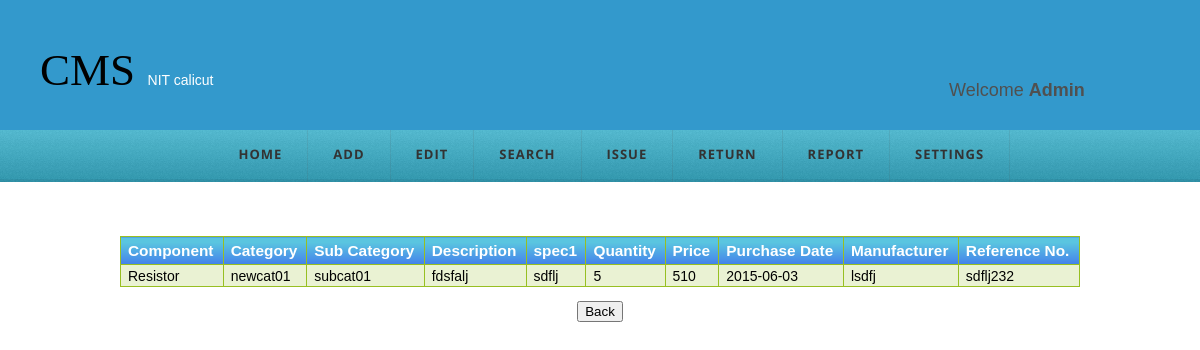
Page /issue_comp_details.php?id=1 (signed in) on the committed database.
### tables this page shows
CREATE TABLE IF NOT EXISTS `specification` (
  `id` int(10) NOT NULL,
  `category` varchar(50) NOT NULL,
  `f1` varchar(50) DEFAULT NULL,
  `f2` varchar(50) DEFAULT NULL,
  `f3` varchar(50) DEFAULT NULL,
  `f4` varchar(50) DEFAULT NULL,
  `f5` varchar(50) DEFAULT NULL,
  `f6` varchar(50) DEFAULT NULL,
  `f7` varchar(50) DEFAULT NULL,
  `f8` varchar(50) DEFAULT NULL,
  `f9` varchar(50) DEFAULT NULL,
  `f10` varchar(50) DEFAULT NULL,
  PRIMARY KEY (`id`),
  UNIQUE KEY `category` (`category`)
);

CREATE TABLE IF NOT EXISTS `consumable` (
  `id` int(10) NOT NULL,
  `type` varchar(30) NOT NULL,
  `category` varchar(30) DEFAULT NULL,
  `subcat` varchar(30) DEFAULT NULL,
  `description` varchar(100) DEFAULT NULL,
  `quantity` bigint(10) NOT NULL,
  `price` bigint(10) NOT NULL,
  `pdate` date NOT NULL,
  `edate` date NOT NULL,
  `billno` varchar(50) NOT NULL,
  `supplier` varchar(30) DEFAULT NULL,
  `manufacturer` varchar(30) NOT NULL,
  `refno` varchar(50) DEFAULT NULL,
  `alert` bigint(10) NOT NULL,
  `specid` int(10) NOT NULL,
  `cq` bigint(10) NOT NULL,
  `f1` varchar(50) DEFAULT NULL,
  `f2` varchar(50) DEFAULT NULL,
  `f3` varchar(50) DEFAULT NULL,
  `f4` varchar(50) DEFAULT NULL,
  `f5` varchar(50) DEFAULT NULL,
  `f6` varchar(50) DEFAULT NULL,
  `f7` varchar(50) DEFAULT NULL,
  `f8` varchar(50) DEFAULT NULL,
  `f9` varchar(50) DEFAULT NULL,
  `f10` varchar(50) DEFAULT NULL,
  PRIMARY KEY (`id`),
  KEY `specid` (`specid`)
);

### issue_comp_details.php (the view, shortened to what this page needs)
<html>
<head>
</head>
<body>
<form action="#">
<?php
	if($_SESSION['auth']=='Student')
		include 'student.php';
	else if($_SESSION['auth']=='Faculty')
		include 'faculty.php';
	else if($_SESSION['auth']=='Staff')
		include 'staff.php';
	else
		include 'admin.php';
	$id=$_GET["id"];
	$sql = "SELECT * FROM consumable WHERE id='$id'";
	$result = mysql_query($sql);
	$row = mysql_fetch_array($result);
	$specid=$row['specid'];
	$sql1="SELECT * FROM specification where id='$specid'";
	$result1=mysql_query($sql1);
	$row1=mysql_fetch_array($result1);
	echo "<br/><table border='1' align='center' id='edittab'><tr><th>Component</th>
	<th>Category</th><th>Sub Category</th><th>Description</th>";
	if(!empty($row1['f1']))
		echo "<th>".$row1['f1']."</th>";
	if($_SESSION['auth']=='Admin')
	{
		echo "</th><th>Quantity</th><th>Price</th><th>Purchase Date</th><th>Manufacturer</th>
		<th>Reference No.</th></tr>";
	echo "<tr class='alt'><td>".$row[1]."</td><td>".$row[2]."</td><td>".$row[3]."</td><td>".$row[4]."</td>";
		if(!empty($row1['f1']))
			echo "<td>".$row['f1']."</td>";
	echo "<td>".$row[5]."</td><td>".$row[6]."</td><td>".$row[7]."</td><td>".$row[11]."</td>
	<td>".$row[12]."</td></tr>";
	echo "</table>";
	}
	echo "<BR/><center/><button type='button' onclick='history.back();'>Back</button>";
?>
</form>
</body>
</html>

### css/style.css (style rules this page uses)
body { font-family:Arial, Helvetica, sans-serif;padding:0;font-size:12px;margin:0 auto;color:#757575; background-color:#FFFFFF; }

### issue_comp_details.php (style rules this page uses)
#edittab { font-family:"Trebuchet MS", Arial, Helvetica, sans-serif; width:80%; font-size:14px; border-collapse:collapse; }
#edittab td, #edittab th { font-size:1em; border:1px solid #98bf21; padding:3px 7px 2px 7px; }
#edittab th { font-size:1.1em; text-align:left; padding-top:5px; padding-bottom:4px; background-color:#4E9CE9; color:#ffffff; background-image: -webkit-gradient ( linear, left top, left bottom, color-stop(0.19, #5AC5E0), color-stop(1, #4481EB) ); background-image: -o-linear-gradient(bottom, #5AC5E0 19%, #4481EB 100%); background-image: -moz-linear-gradient(bottom, #5AC5E0 19%, #4481EB 100%); background-image: -webkit-linear-gradient(bottom, #5AC5E0 19%, #4481EB 100%); background-image: -ms-linear-gradient(bottom, #5AC5E0 19%, #4481EB 100%); background-image: linear-gradient(to bottom, #5AC5E0 19%, #4481EB 100%); }
#edittab tr.alt td { color:#000000; background-color:#EAF2D3; }

### rows in the picture
specification: f1 "spec1"
consumable: type "Resistor", category "newcat01", subcat "subcat01", description "fdsfalj", f1 "sdflj", quantity "5", price "510", pdate "2015-06-03", manufacturer "lsdfj", refno "sdflj232"
